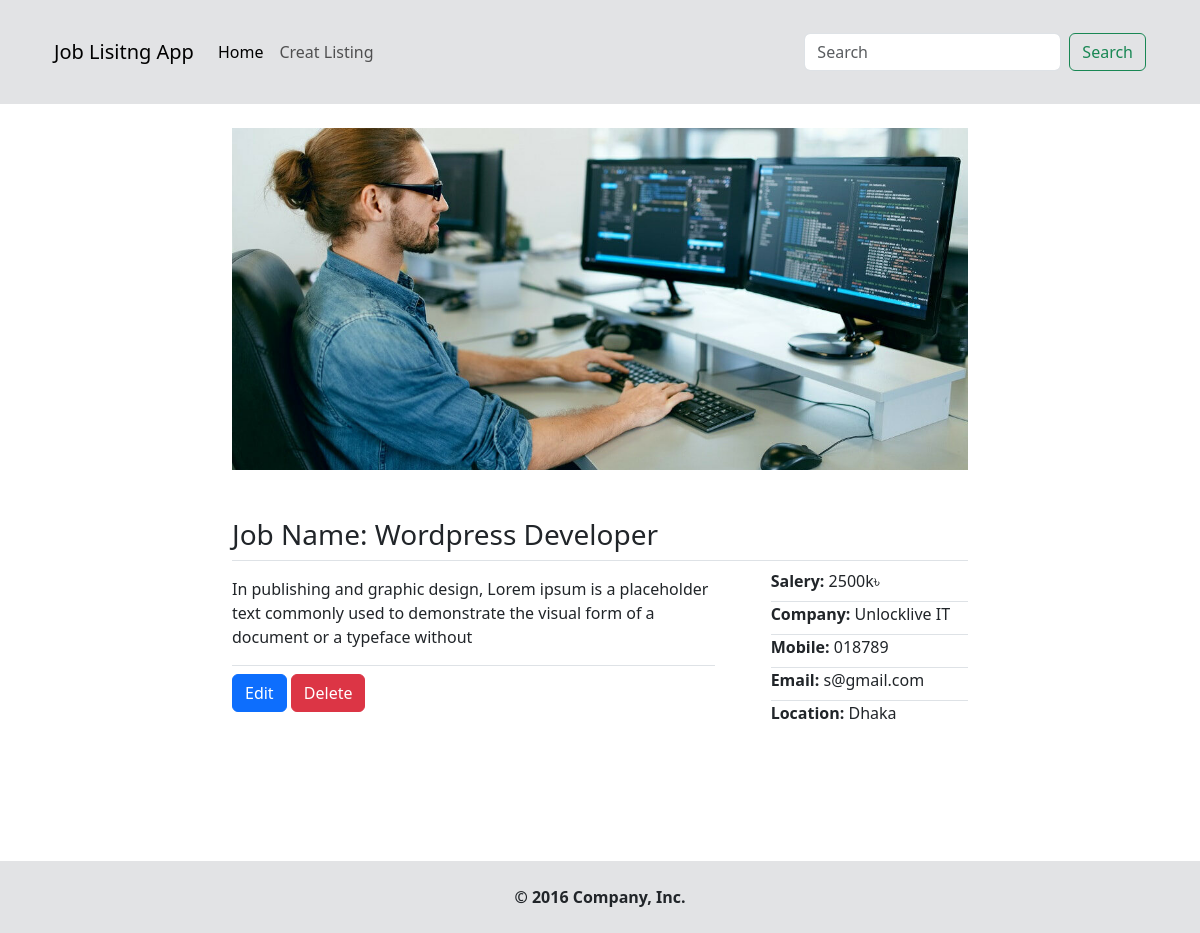
The page /job.php?id=4 on the database its author committed.
### tables this page shows
CREATE TABLE `job_list` (
  `job_id` int(11) NOT NULL,
  `cat_id` varchar(255) NOT NULL,
  `company_name` varchar(255) NOT NULL,
  `job_title` varchar(255) NOT NULL,
  `job_desc` varchar(255) NOT NULL,
  `job_salery` int(11) NOT NULL,
  `job_location` varchar(255) NOT NULL,
  `user_contact` varchar(255) NOT NULL,
  `email_contact` varchar(255) NOT NULL
);

### lib/Template.php (called while the page is built, shortened)
<?php
class Template{
	protected $template;
	public function __construct( $template = '' ){
		$this->template = $template;
	}
	public function __toString(){
		include basename( $this->template );
		return ob_get_clean();
	}
}
 ?>

### lib/Database.php (called while the page is built, shortened)
<?php
class Database{
    private $host = DB_HOST;
    private $user = DB_USER;
    private $pass = DB_PASS;
    private $db_name = DB_NAME;
    private $dbh;
    private $stmt;
    public function __construct(){
        $dsn = 'mysql:host=' . $this->host . ';dbname=' . $this->db_name;
        $options = [
            PDO::ATTR_PERSISTENT => true,
            PDO::ATTR_ERRMODE => PDO::ERRMODE_EXCEPTION
        ];
        try {
            $this->dbh = new PDO( $dsn, $this->user, $this->pass, $options );
        } catch( PDOException $e ){
            $this->error = $e->getMessage();
            echo $this->error;
        }
    }
    public function query( $query ){
        $this->stmt = $this->dbh->prepare($query);
    }
    public function bind( $param, $value, $type = NULL){
        if( is_null( $type ) ){
            switch( true ){
                default:
                    $type = PDO::PARAM_STR;
            }
        }
        $this->stmt->bindValue( $param, $value, $type);
    }
    public function execute(){
        return $this->stmt->execute();
    }
    public function single(){
        $this->execute();
        return $this->stmt->fetch( PDO::FETCH_OBJ );
    }
}

### lib/Job.php (called while the page is built, shortened)
<?php
class Job{
    private $db;
    public function __construct(){
        $this->db = new Database();
    }
    public function getJob( $job_id ){
        $this->db->query("SELECT * FROM job_list WHERE job_id = :job_id ");
        $this->db->bind( ':job_id', $job_id );
        $job = $this->db->single();
        return $job;
    }
}

### teamplates/job-single.php (the view, shortened to what this page needs)
<?php include 'inc/header.php' ?>
<div class="container">
	<div class="row">
		<div class="col-lg-8 offset-2">
			<img src="assets/single-job.jpg" alt="" class="h-50 w-100 object-fit-cover">
			<div class="job-single-details mt-5">
				<h3 class="border-bottom pb-2">Job Name: <?= $job_single->job_title ?></h3>
				<div class="row">
					<div class="col-md-8">
						<div class="job-description pt-2 border-right border-bottom">
							<p ><?= $job_single->job_desc ?></p>
						</div>
						<div class="single-actions pt-2">
							<a href="edit.php?id=<?= $job_single->job_id; ?>" class="btn btn-primary">Edit</a>
							<form action="job.php" method="post" class="d-inline">
								<input type="submit" name="delete_job" class="btn btn-danger" value="Delete">
							</form>
						</div>
					</div>
					<div class="col-md-4">
						<ul>
							<li class="border-bottom pb-2"><strong>Salery:</strong> <?= $job_single->job_salery . 'k৳'?></li>
							<li class="border-bottom pb-2"><strong>Company:</strong> <?= $job_single->company_name ?></li>
							<li class="border-bottom pb-2"><strong>Mobile:</strong> <?= $job_single->user_contact ?></li>
							<li class="border-bottom pb-2"><strong>Email:</strong> <?= $job_single->email_contact ?></li>
							<li class=""><strong>Location:</strong> <?= $job_single->job_location ?></li>
						</ul>
					</div>
				</div>
			</div>
		</div>
	</div>
</div>
 <?php include 'inc/footer.php' ?>

### css/style.css (style rules this page uses)
* { margin: 0; padding: 0; }
ul { list-style: none; }

### rows shown on the page
job_list: job_title "Wordpress Developer", job_desc "In publishing and graphic design, Lorem ipsum is a placeholder text commonly used to demonstrate the visual form of a document or a typeface without", job_salery "2500", company_name "Unlocklive IT", user_contact "018789", email_contact "s@gmail.com", job_location "Dhaka"
